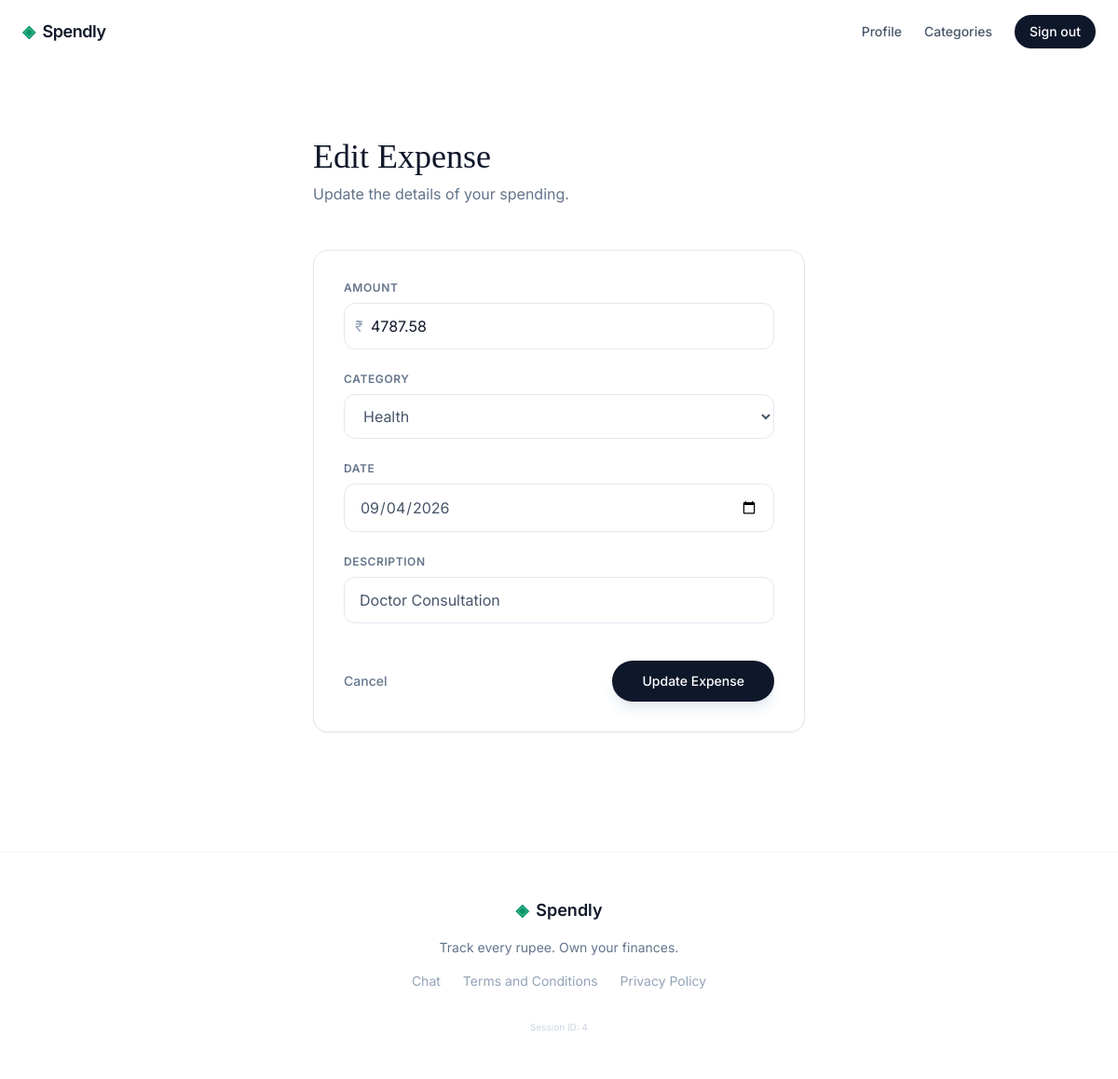
/expenses/1108/edit (signed in), run on an earlier commit of the app's database.
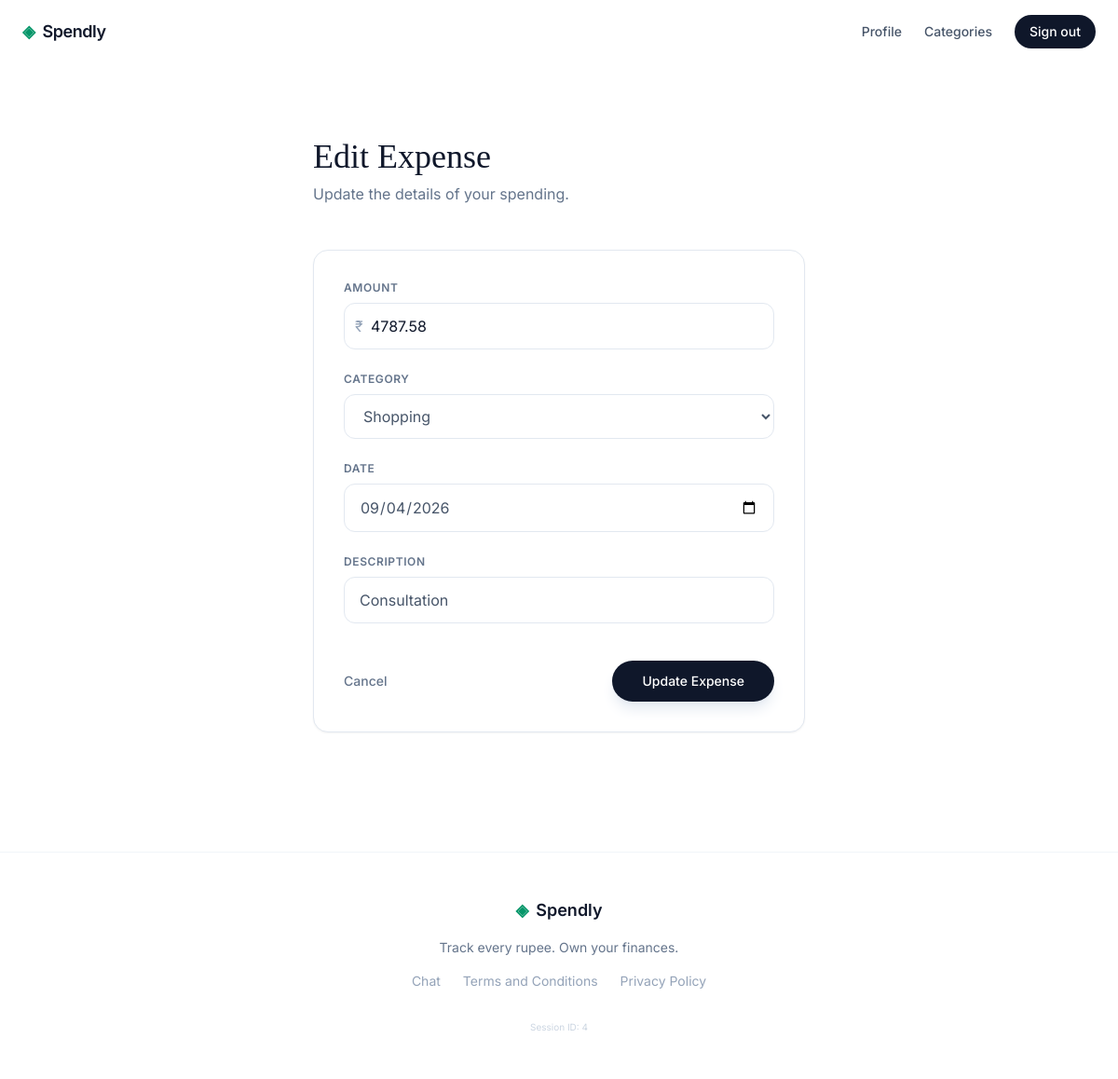
And on a later commit of the database.
### tables this page shows
CREATE TABLE expenses (
                id INTEGER PRIMARY KEY AUTOINCREMENT,
                user_id INTEGER NOT NULL,
                amount REAL NOT NULL,
                category TEXT NOT NULL,
                date TEXT NOT NULL,
                description TEXT,
                created_at TEXT DEFAULT (datetime('now')),
                FOREIGN KEY (user_id) REFERENCES users (id)
            );

CREATE TABLE categories (
                id INTEGER PRIMARY KEY AUTOINCREMENT,
                user_id INTEGER NOT NULL,
                name TEXT NOT NULL,
                color TEXT,
                FOREIGN KEY (user_id) REFERENCES users (id)
            );

### app.py (the view, shortened to what this page needs)
@app.route("/expenses/<int:id>/edit", methods=["GET", "POST"])
@login_required
def edit_expense(id):
    user_id = session["user_id"]
    user_categories = get_user_categories(user_id)
    with get_db() as db:
        expense = get_expense_by_id(db, id)
        if not expense or expense["user_id"] != user_id:
            flash("Expense not found or unauthorized.", "error")
            return redirect(url_for("dashboard"))
    return render_template("edit_expense.html", expense=expense, user_categories=user_categories)

### app.py (called while the page is built)
def login_required(f):
    @wraps(f)
    def decorated_function(*args, **kwargs):
        if "user_id" not in session:
            flash("Please sign in to access this page.", "error")
            return redirect(url_for("login"))
        return f(*args, **kwargs)
    return decorated_function

### database/db.py (called while the page is built)
def get_db():
    conn = sqlite3.connect(DATABASE)
    conn.row_factory = sqlite3.Row
    conn.execute("PRAGMA foreign_keys = ON;")
    return conn

def get_expense_by_id(db, expense_id):
    return db.execute("SELECT * FROM expenses WHERE id = ?", (expense_id,)).fetchone()

def get_user_categories(user_id):
    with get_db() as db:
        return db.execute(
            "SELECT * FROM categories WHERE user_id = ? ORDER BY name ASC",
            (user_id,)
        ).fetchall()

### templates/edit_expense.html (shortened to what this page needs)
{% extends "base.html" %}
{% block content %}
<div class="max-w-xl mx-auto px-6 py-12">
    <div class="mb-12">
        <h1 class="serif text-4xl text-slate-900 mb-2">Edit Expense</h1>
        <p class="text-slate-500">Update the details of your spending.</p>
    </div>
    <div class="bg-white border border-slate-200 rounded-2xl p-8 shadow-sm">
        <form method="POST" class="space-y-6">
            <div>
                <label for="amount" class="block text-xs font-semibold text-slate-500 uppercase tracking-wider mb-2">Amount</label>
                <div class="relative">
                    <span class="absolute left-3 top-1/2 -translate-y-1/2 text-slate-400">₹</span>
                    <input type="number" step="0.01" name="amount" id="amount" value="{{ expense.amount }}" required
                           class="w-full pl-7 pr-4 py-3 border border-slate-200 rounded-xl text-slate-900 focus:outline-none focus:ring-2 focus:ring-emerald-500/20 focus:border-emerald-500 transition-all">
                </div>
            </div>
            <div>
                <label for="category" class="block text-xs font-semibold text-slate-500 uppercase tracking-wider mb-2">Category</label>
                <select name="category" id="category" required
                        class="w-full px-4 py-3 border border-slate-200 rounded-xl text-slate-600 bg-white focus:outline-none focus:ring-2 focus:ring-emerald-500/20 focus:border-emerald-500 transition-all">
                    {% for cat in user_categories %}
                    <option value="{{ cat.name }}" {% if expense.category == cat.name %}selected{% endif %}>{{ cat.name }}</option>
                    {% endfor %}
                </select>
            </div>
            <div>
                <label for="date" class="block text-xs font-semibold text-slate-500 uppercase tracking-wider mb-2">Date</label>
                <input type="date" name="date" id="date" value="{{ expense.date }}" required
                       class="w-full px-4 py-3 border border-slate-200 rounded-xl text-slate-600 focus:outline-none focus:ring-2 focus:ring-emerald-500/20 focus:border-emerald-500 transition-all">
            </div>
            <div>
                <label for="description" class="block text-xs font-semibold text-slate-500 uppercase tracking-wider mb-2">Description</label>
                <input type="text" name="description" id="description" value="{{ expense.description or '' }}"
                       class="w-full px-4 py-3 border border-slate-200 rounded-xl text-slate-600 focus:outline-none focus:ring-2 focus:ring-emerald-500/20 focus:border-emerald-500 transition-all">
            </div>
            <div class="pt-4 flex items-center justify-between gap-4">
                <a href="{{ url_for('dashboard') }}" class="text-sm font-medium text-slate-500 hover:text-slate-900 transition-colors">Cancel</a>
                <button type="submit" class="bg-slate-900 text-white px-8 py-3 rounded-full text-sm font-medium hover:bg-slate-800 transition-all shadow-lg shadow-slate-200">
                    Update Expense
                </button>
            </div>
        </form>
    </div>
</div>
{% endblock %}

### templates/base.html (shortened to what this page needs)
<!DOCTYPE html>
<html lang="en">
<head>
    <script src="https://cdn.tailwindcss.com"></script>
</head>
<body class="bg-white text-slate-900 antialiased">
    <nav class="flex items-center justify-between px-6 py-4 max-w-7xl mx-auto">
        <a href="{{ url_for('landing') }}" class="flex items-center gap-2 text-lg font-semibold tracking-tight">
            <span class="text-emerald-600">◈</span>
            <span>Spendly</span>
        </a>
        <div class="flex items-center gap-6">
            {% if session.get('user_id') %}
                <a href="{{ url_for('profile') }}" class="text-sm font-medium text-slate-600 hover:text-slate-900 transition-colors">Profile</a>
                <a href="{{ url_for('categories') }}" class="text-sm font-medium text-slate-600 hover:text-slate-900 transition-colors">Categories</a>
                <a href="{{ url_for('logout') }}" class="bg-slate-900 text-white px-4 py-2 rounded-full text-sm font-medium hover:bg-slate-800 transition-all">Sign out</a>
            {% else %}
                <a href="{{ url_for('login') }}" class="text-sm font-medium text-slate-600 hover:text-slate-900 transition-colors">Sign in</a>
                <a href="{{ url_for('register') }}" class="bg-slate-900 text-white px-4 py-2 rounded-full text-sm font-medium hover:bg-slate-800 transition-all">Get started</a>
            {% endif %}
        </div>
    </nav>
    <div class="max-w-7xl mx-auto px-6 py-4">
    </div>
    <main class="main-content">
        {% block content %}{% endblock %}
    </main>
    <footer class="border-t border-slate-100 mt-20 py-12 px-6">
        <div class="max-w-7xl mx-auto flex flex-col items-center gap-4 text-center">
            <div class="flex items-center gap-2 text-lg font-semibold">
                <span class="text-emerald-600">◈</span>
                <span>Spendly</span>
            </div>
            <p class="text-slate-500 text-sm">Track every rupee. Own your finances.</p>
            <div class="flex gap-6 text-sm text-slate-400">
                <a href="#" class="hover:text-slate-600 transition-colors">Chat</a>
                <a href="{{ url_for('terms') }}" class="hover:text-slate-600 transition-colors">Terms and Conditions</a>
                <a href="{{ url_for('privacy') }}" class="hover:text-slate-600 transition-colors">Privacy Policy</a>
            </div>
            <div class="text-[10px] text-slate-300 mt-4">
                Session ID: {{ session.get('user_id', 'None') }}
            </div>
        </div>
    </footer>
</body>
</html>

### templates/base.html (style rules this page uses)
body { font-family: 'Inter', sans-serif; }
h1, h2, .serif { font-family: 'Playfair Display', serif; }

What changed in the data, as far as the page shows it:
changed expenses: category "Health" → "Shopping"; description "Doctor Consultation" → "Consultation"
